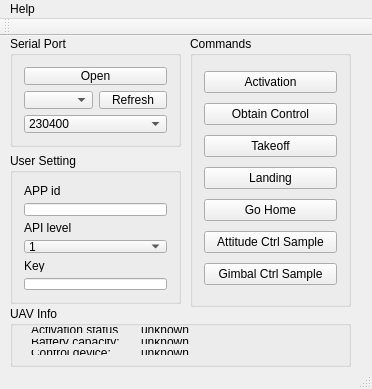
<?xml version="1.0" encoding="UTF-8"?>
<ui version="4.0">
 <class>MainWindow</class>
 <widget class="QMainWindow" name="MainWindow">
  <property name="geometry">
   <rect>
    <x>0</x>
    <y>0</y>
    <width>372</width>
    <height>389</height>
   </rect>
  </property>
  <property name="windowTitle">
   <string>DJI_Onboard_API_Test</string>
  </property>
  <property name="layoutDirection">
   <enum>Qt::LeftToRight</enum>
  </property>
  <widget class="QWidget" name="centralWidget">
   <widget class="QGroupBox" name="groupBox">
    <property name="geometry">
     <rect>
      <x>190</x>
      <y>0</y>
      <width>161</width>
      <height>271</height>
     </rect>
    </property>
    <property name="title">
     <string>Commands</string>
    </property>
    <layout class="QVBoxLayout" name="verticalLayout">
     <item>
      <widget class="QPushButton" name="BtnActivation">
       <property name="text">
        <string>Activation</string>
       </property>
      </widget>
     </item>
     <item>
      <widget class="QPushButton" name="btn_nav_open_close">
       <property name="text">
        <string>Obtain Control</string>
       </property>
      </widget>
     </item>
     <item>
      <widget class="QPushButton" name="btn_Takeoff">
       <property name="text">
        <string>Takeoff</string>
       </property>
      </widget>
     </item>
     <item>
      <widget class="QPushButton" name="btn_Landing">
       <property name="text">
        <string>Landing</string>
       </property>
      </widget>
     </item>
     <item>
      <widget class="QPushButton" name="btn_GoHome">
       <property name="text">
        <string>Go Home</string>
       </property>
      </widget>
     </item>
     <item>
      <widget class="QPushButton" name="btn_atti_ctrl">
       <property name="text">
        <string>Attitude Ctrl Sample</string>
       </property>
      </widget>
     </item>
     <item>
      <widget class="QPushButton" name="btn_gimbal_ctrl">
       <property name="text">
        <string>Gimbal Ctrl Sample</string>
       </property>
      </widget>
     </item>
    </layout>
   </widget>
   <widget class="QGroupBox" name="groupBox_2">
    <property name="geometry">
     <rect>
      <x>10</x>
      <y>0</y>
      <width>171</width>
      <height>111</height>
     </rect>
    </property>
    <property name="title">
     <string>Serial Port</string>
    </property>
    <layout class="QGridLayout" name="gridLayout">
     <item row="0" column="0" colspan="2">
      <widget class="QPushButton" name="btn_open_serialport">
       <property name="text">
        <string>Open</string>
       </property>
       <property name="icon">
        <iconset resource="image.qrc">
         <normaloff>:/icon/Images/err.png</normaloff>:/icon/Images/err.png</iconset>
       </property>
      </widget>
     </item>
     <item row="1" column="0">
      <widget class="QComboBox" name="serial_comboBox"/>
     </item>
     <item row="1" column="1">
      <widget class="QPushButton" name="btn_update_com">
       <property name="text">
        <string>Refresh</string>
       </property>
      </widget>
     </item>
     <item row="2" column="0" colspan="2">
      <widget class="QComboBox" name="baud_comboBox">
       <property name="editable">
        <bool>false</bool>
       </property>
       <property name="currentIndex">
        <number>0</number>
       </property>
       <property name="modelColumn">
        <number>0</number>
       </property>
       <item>
        <property name="text">
         <string>230400</string>
        </property>
       </item>
       <item>
        <property name="text">
         <string>115200</string>
        </property>
       </item>
       <item>
        <property name="text">
         <string>54600</string>
        </property>
       </item>
       <item>
        <property name="text">
         <string>38400</string>
        </property>
       </item>
       <item>
        <property name="text">
         <string>19200</string>
        </property>
       </item>
       <item>
        <property name="text">
         <string>9600</string>
        </property>
       </item>
       <item>
        <property name="text">
         <string>4800</string>
        </property>
       </item>
      </widget>
     </item>
    </layout>
   </widget>
   <widget class="QGroupBox" name="groupBox_3">
    <property name="geometry">
     <rect>
      <x>10</x>
      <y>117</y>
      <width>171</width>
      <height>151</height>
     </rect>
    </property>
    <property name="title">
     <string>User Setting</string>
    </property>
    <layout class="QVBoxLayout" name="verticalLayout_4">
     <item>
      <widget class="QLabel" name="label">
       <property name="text">
        <string>APP id</string>
       </property>
      </widget>
     </item>
     <item>
      <widget class="QLineEdit" name="AppID">
       <property name="text">
        <string/>
       </property>
      </widget>
     </item>
     <item>
      <widget class="QLabel" name="label_2">
       <property name="text">
        <string>API level</string>
       </property>
      </widget>
     </item>
     <item>
      <widget class="QComboBox" name="AppLevel">
       <item>
        <property name="text">
         <string>1</string>
        </property>
       </item>
       <item>
        <property name="text">
         <string>2</string>
        </property>
       </item>
      </widget>
     </item>
     <item>
      <widget class="QLabel" name="label_3">
       <property name="text">
        <string>Key</string>
       </property>
      </widget>
     </item>
     <item>
      <widget class="QLineEdit" name="AppKey">
       <property name="text">
        <string/>
       </property>
      </widget>
     </item>
    </layout>
   </widget>
   <widget class="QGroupBox" name="groupBox_4">
    <property name="geometry">
     <rect>
      <x>10</x>
      <y>270</y>
      <width>341</width>
      <height>61</height>
     </rect>
    </property>
    <property name="title">
     <string>UAV Info</string>
    </property>
    <widget class="QWidget" name="layoutWidget1">
     <property name="geometry">
      <rect>
       <x>10</x>
       <y>10</y>
       <width>110</width>
       <height>50</height>
      </rect>
     </property>
     <layout class="QVBoxLayout" name="verticalLayout_2">
      <item>
       <widget class="QLabel" name="label_4">
        <property name="text">
         <string>Activation status:</string>
        </property>
       </widget>
      </item>
      <item>
       <widget class="QLabel" name="label_5">
        <property name="text">
         <string>Battery capacity:</string>
        </property>
       </widget>
      </item>
      <item>
       <widget class="QLabel" name="label_6">
        <property name="text">
         <string>Control device:</string>
        </property>
       </widget>
      </item>
     </layout>
    </widget>
    <widget class="QWidget" name="layoutWidget">
     <property name="geometry">
      <rect>
       <x>120</x>
       <y>10</y>
       <width>211</width>
       <height>50</height>
      </rect>
     </property>
     <layout class="QVBoxLayout" name="verticalLayout_3">
      <item>
       <widget class="QLabel" name="label_Activation_Status">
        <property name="text">
         <string>unknown</string>
        </property>
       </widget>
      </item>
      <item>
       <widget class="QLabel" name="label_Battery_Capacity">
        <property name="text">
         <string>unknown</string>
        </property>
       </widget>
      </item>
      <item>
       <widget class="QLabel" name="label_Control_Device">
        <property name="text">
         <string>unknown</string>
        </property>
       </widget>
      </item>
     </layout>
    </widget>
   </widget>
   <zorder>groupBox_3</zorder>
   <zorder>groupBox_2</zorder>
   <zorder>groupBox</zorder>
   <zorder>groupBox_4</zorder>
  </widget>
  <widget class="QMenuBar" name="menuBar">
   <property name="geometry">
    <rect>
     <x>0</x>
     <y>0</y>
     <width>372</width>
     <height>23</height>
    </rect>
   </property>
   <widget class="QMenu" name="menuHelp">
    <property name="title">
     <string>Help</string>
    </property>
    <addaction name="actionAbout"/>
   </widget>
   <addaction name="menuHelp"/>
  </widget>
  <widget class="QToolBar" name="mainToolBar">
   <attribute name="toolBarArea">
    <enum>TopToolBarArea</enum>
   </attribute>
   <attribute name="toolBarBreak">
    <bool>false</bool>
   </attribute>
  </widget>
  <widget class="QStatusBar" name="statusBar"/>
  <action name="actionAbout">
   <property name="text">
    <string>About</string>
   </property>
   <property name="statusTip">
    <string/>
   </property>
   <property name="shortcut">
    <string>Ctrl+A</string>
   </property>
  </action>
 </widget>
 <layoutdefault spacing="6" margin="11"/>
 <resources>
  <include location="image.qrc"/>
 </resources>
 <connections/>
</ui>
